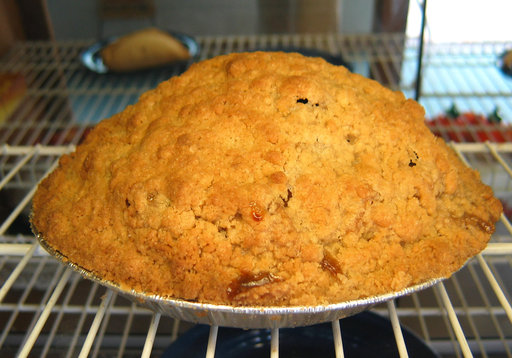
#> input picture input_images/apple_pie/110043.jpg, 512 x 358 px
$ python -i filters.py   (imports and definitions only)
#> lines starting #> are read from the running program, lines starting #| are printed output that depends on the picture
import os
from PIL import Image, ImageFilter, ImageEnhance

def process_image(file_path, output_folder):
    """
    Applies 5 separate filters to an image and organizes them into subfolders.
    Returns a dictionary with status and worker PID for tracking.
    """
#> called with file_path = '../input_images/apple_pie/110043.jpg', output_folder = 'out.png'
    # Initialize filename just in case an error occurs before it's set
    filename = "unknown"

    try:
        # 1. Get the category name from the folder (e.g., "apple_pie")
        category_name = os.path.basename(os.path.dirname(file_path))

        # 2. Get the original filename (e.g., "10293.jpg")
        original_name = os.path.basename(file_path)

        # 3. Create a unique name (e.g., "apple_pie_10293.jpg")
        # This prevents overwriting when different folders have images with the same name
        filename = f"{category_name}_{original_name}"

        # Open the original image ONCE
        original_img = Image.open(file_path).convert("RGB")
#> original_img is the input picture: PIL image 512x358 RGB; mean R, G, B 152.7, 114.8, 62.9

        # Helper function to save to specific subfolder
        def save_to_subfolder(img_obj, subfolder_name):
            # Create the subfolder (e.g., output/blur)
            target_dir = os.path.join(output_folder, subfolder_name)
            os.makedirs(target_dir, exist_ok=True)

            # Save the image inside
            save_path = os.path.join(target_dir, filename)
            img_obj.save(save_path)

        # FILTER 1: Grayscale
        img_gray = original_img.copy().convert("L")
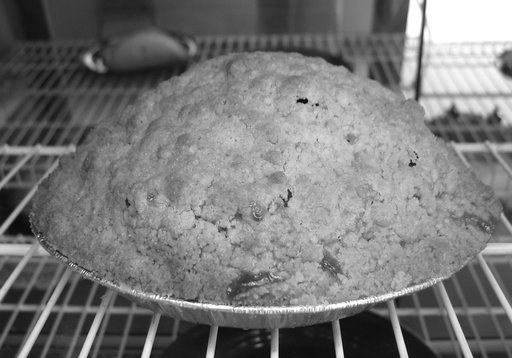
#> img_gray: PIL image 512x358 L; min 3, max 255, mean 120.2
        save_to_subfolder(img_gray, "grayscale")

        # FILTER 2: Blur
        img_blur = original_img.copy()
        img_blur = img_blur.filter(ImageFilter.GaussianBlur(radius=3))
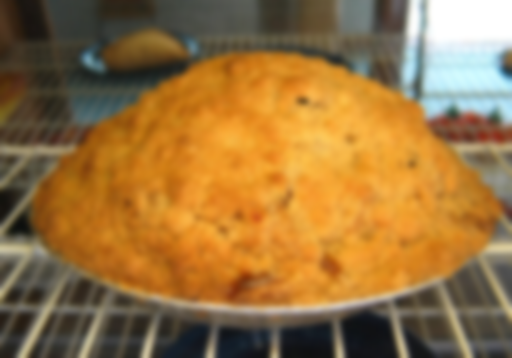
#> img_blur: PIL image 512x358 RGB; mean R, G, B 152.7, 114.8, 62.9
        save_to_subfolder(img_blur, "blur")

        # FILTER 3: Edge Detection
        img_edge = original_img.copy().convert("L")
        img_edge = img_edge.filter(ImageFilter.FIND_EDGES)
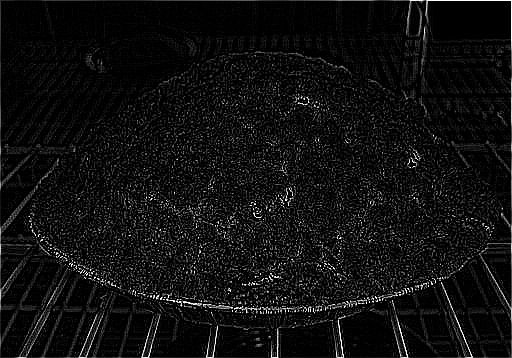
#> img_edge: PIL image 512x358 L; min 0, max 255, mean 15.7
        save_to_subfolder(img_edge, "edge")

        # FILTER 4: Sharpening
        img_sharp = original_img.copy()
        enhancer = ImageEnhance.Sharpness(img_sharp)
        img_sharp = enhancer.enhance(3.0)
        save_to_subfolder(img_sharp, "sharpen")

        # FILTER 5: Brightness
        img_bright = original_img.copy()
        enhancer = ImageEnhance.Brightness(img_bright)
        img_bright = enhancer.enhance(1.5)
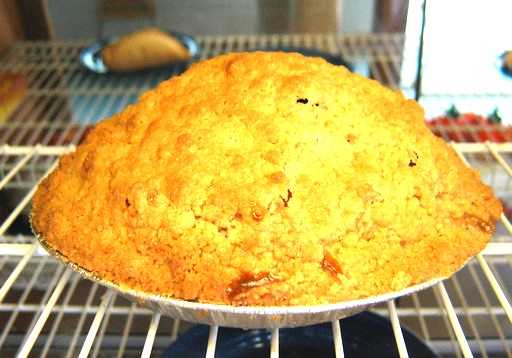
#> img_bright: PIL image 512x358 RGB; mean R, G, B 192.2, 164, 87.4
        save_to_subfolder(img_bright, "brightness")

        # Return Success and the Worker PID
        return {
            "status": "Success",
            "filename": filename,
            "pid": os.getpid() # Track which worker did this job
        }

    except Exception as e:
        # Return Error AND the Worker PID
        return {
            "status": "Error",
            "filename": filename,
            "error": str(e),
            "pid": os.getpid() # Track errors by worker too
        }

>>> result = process_image('../input_images/apple_pie/110043.jpg', 'out.png')

$ run again, on input_images/apple_pie/116705.jpg
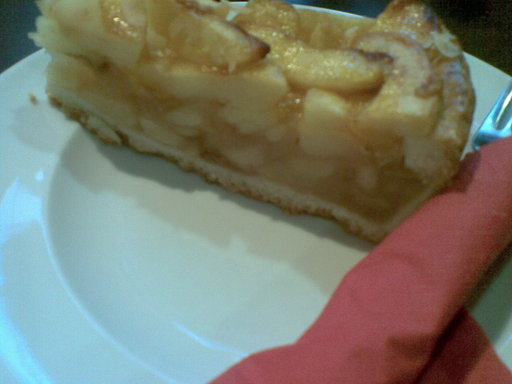
#> input picture input_images/apple_pie/116705.jpg, 512 x 384 px
#> in process_image, original_img is the input picture: PIL image 512x384 RGB; mean R, G, B 121.7, 123, 108.8
#> in process_image, `img_edge = img_edge.filter(ImageFilter.FIND_EDGES)`:
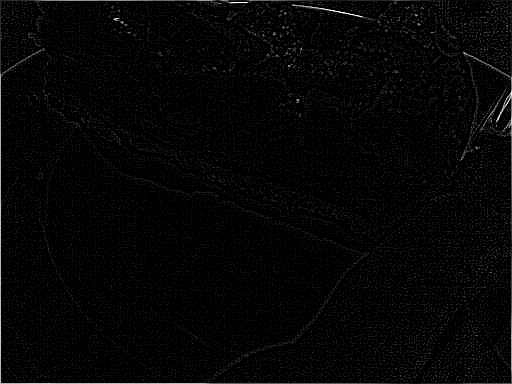
#> img_edge: PIL image 512x384 L; min 0, max 255, mean 5.5
#> in process_image, `img_bright = enhancer.enhance(1.5)`:
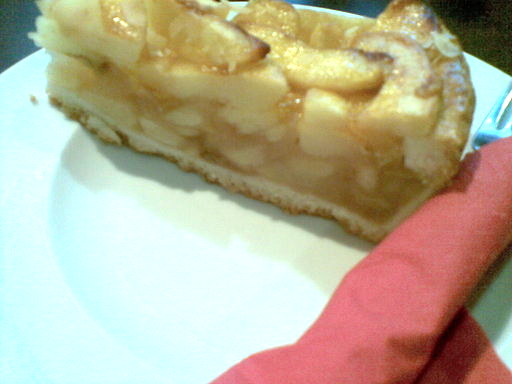
#> img_bright: PIL image 512x384 RGB; mean R, G, B 182.2, 174.2, 148.8

$ run again, on input_images/apple_pie/118237.jpg
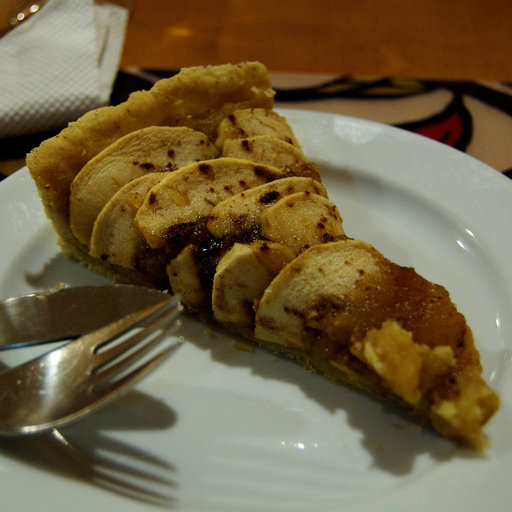
#> input picture input_images/apple_pie/118237.jpg, 512 x 512 px
#> in process_image, original_img is the input picture: PIL image 512x512 RGB; mean R, G, B 112.7, 97.2, 65.7
#> in process_image, `img_edge = img_edge.filter(ImageFilter.FIND_EDGES)`:
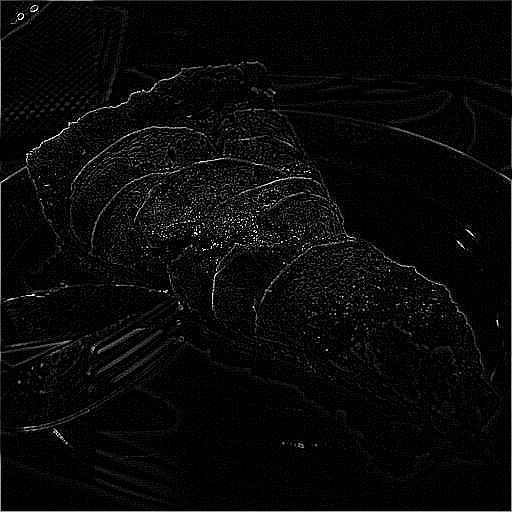
#> img_edge: PIL image 512x512 L; min 0, max 255, mean 8.7
#> in process_image, `img_bright = enhancer.enhance(1.5)`:
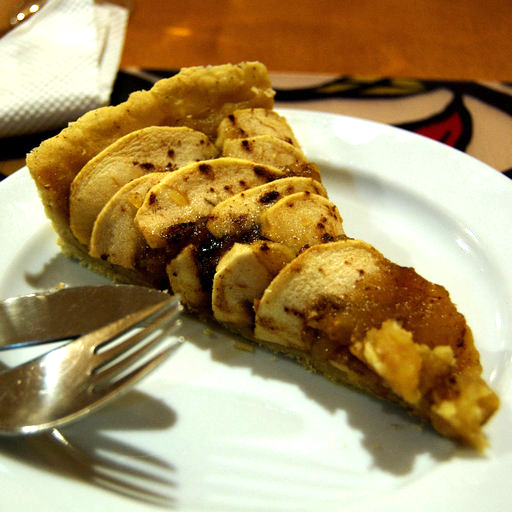
#> img_bright: PIL image 512x512 RGB; mean R, G, B 168.3, 144.5, 98

$ run again, on input_images/apple_pie/185537.jpg
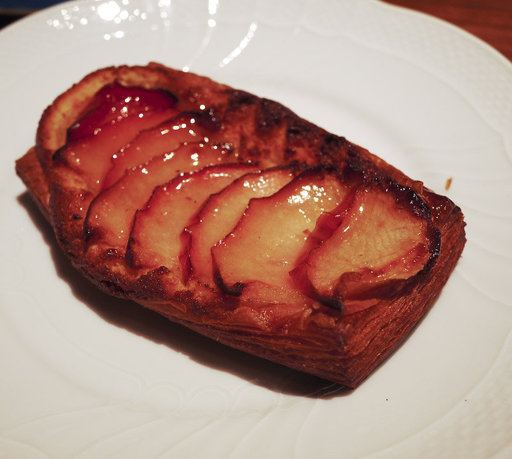
#> input picture input_images/apple_pie/185537.jpg, 512 x 459 px
#> in process_image, original_img is the input picture: PIL image 512x459 RGB; mean R, G, B 177.4, 140.6, 130.2
#> in process_image, `img_edge = img_edge.filter(ImageFilter.FIND_EDGES)`:
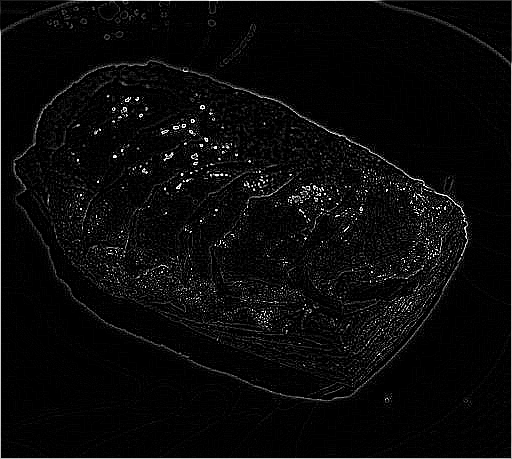
#> img_edge: PIL image 512x459 L; min 0, max 255, mean 9.8
#> in process_image, `img_bright = enhancer.enhance(1.5)`:
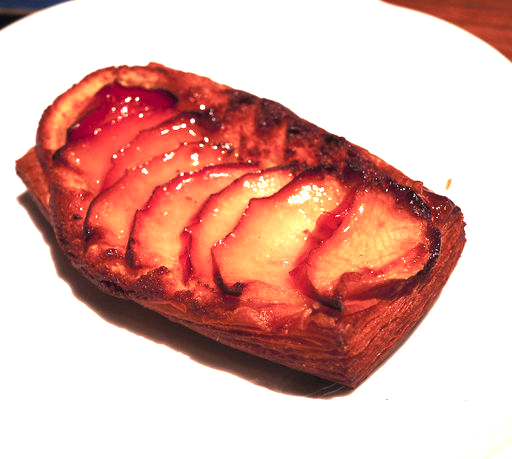
#> img_bright: PIL image 512x459 RGB; mean R, G, B 224.3, 177.4, 169.4
